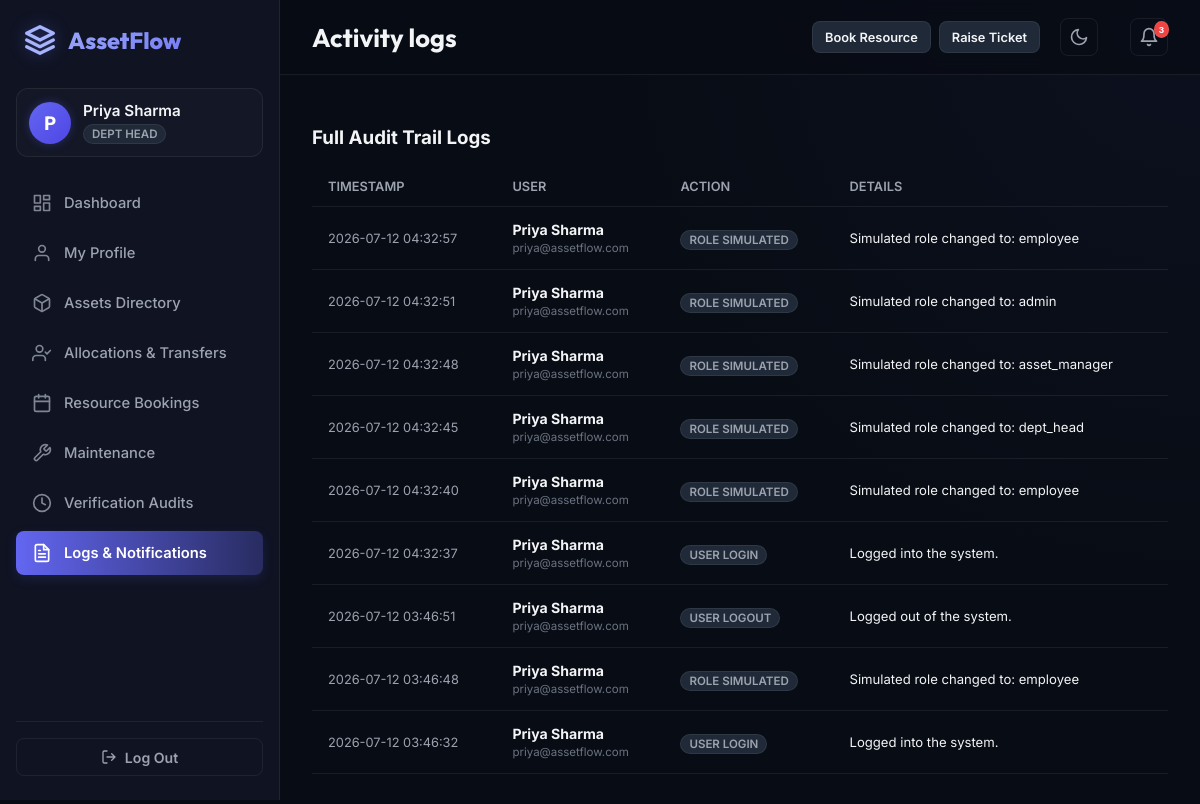
The page /activity_logs.php (signed in) on the database as committed earlier.
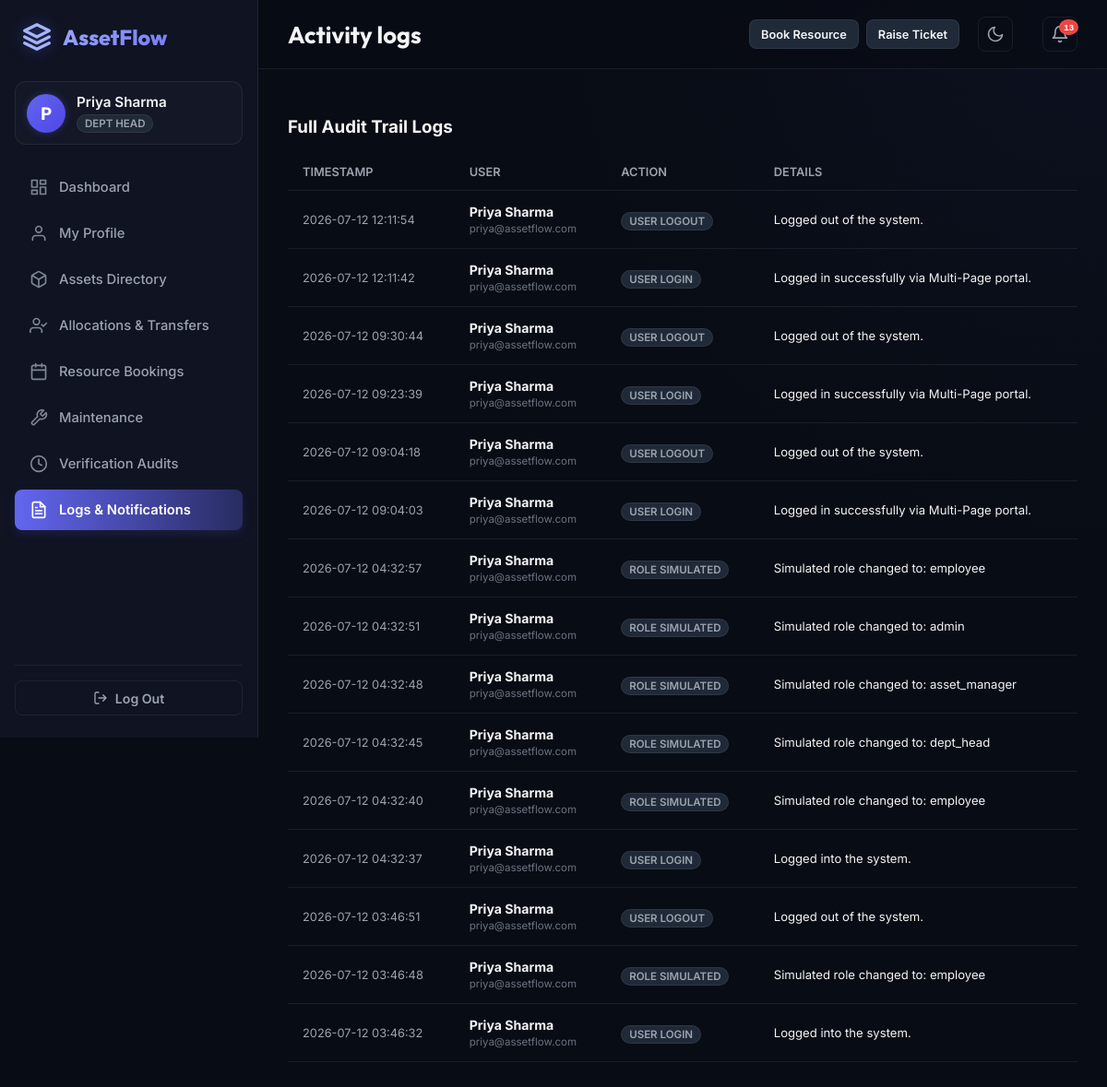
The same page on the database as committed later.
### tables this page shows
CREATE TABLE `activity_logs` (
  `id` int(11) NOT NULL,
  `employee_id` int(11) DEFAULT NULL,
  `action` varchar(255) NOT NULL,
  `details` text DEFAULT NULL,
  `created_at` timestamp NOT NULL DEFAULT current_timestamp()
);

CREATE TABLE `employees` (
  `id` int(11) NOT NULL,
  `name` varchar(100) NOT NULL,
  `email` varchar(100) NOT NULL,
  `password` varchar(255) NOT NULL,
  `department_id` int(11) DEFAULT NULL,
  `role` enum('admin','asset_manager','dept_head','employee') DEFAULT 'employee',
  `status` enum('Active','Inactive') DEFAULT 'Active'
);

### activity_logs.php (the view, shortened to what the changed rows need)
<?php
require_once 'header.php';
if ($user_role === 'admin' || $user_role === 'asset_manager') {
    $logs = $db->query("
        SELECT l.*, e.name as employee_name, e.email as employee_email
        FROM activity_logs l
        LEFT JOIN employees e ON l.employee_id = e.id
        ORDER BY l.created_at DESC
        LIMIT 50
    ")->fetchAll();
} else {
    $stmtLogs = $db->prepare("
        SELECT l.*, e.name as employee_name, e.email as employee_email
        FROM activity_logs l
        LEFT JOIN employees e ON l.employee_id = e.id
        WHERE l.employee_id = ?
        ORDER BY l.created_at DESC
        LIMIT 50
    ");
    $stmtLogs->execute([$user_id]);
    $logs = $stmtLogs->fetchAll();
}
?>
<section id="view-activity-logs" class="app-view">
    <div class="logs-layout">
        <div class="logs-card card-glow">
            <div class="table-responsive">
                <table class="data-table">
                    <thead>
                        <tr>
                            <th>Timestamp</th>
                            <th>User</th>
                            <th>Action</th>
                            <th>Details</th>
                        </tr>
                    </thead>
                    <tbody>
                        <?php if (empty($logs)): ?>
                            <tr><td colspan="4" class="empty-cell">No activity records logged yet.</td></tr>
                        <?php else: ?>
                            <?php foreach ($logs as $log): ?>
                                <tr>
                                    <td style="font-size:0.8rem; color:var(--text-secondary);"><?php echo htmlspecialchars($log['created_at']); ?></td>
                                    <td>
                                        <strong><?php echo htmlspecialchars($log['employee_name'] ?? 'System / Auto'); ?></strong><br>
                                        <span style="font-size:0.72rem; color:var(--text-muted);"><?php echo htmlspecialchars($log['employee_email'] ?? ''); ?></span>
                                    </td>
                                    <td><span class="badge"><?php echo htmlspecialchars($log['action']); ?></span></td>
                                    <td style="font-size:0.82rem;"><?php echo htmlspecialchars($log['details']); ?></td>
                                </tr>
                            <?php endforeach; ?>
                        <?php endif; ?>
                    </tbody>
                </table>
            </div>
        </div>
    </div>
</section>
<?php require_once 'footer.php'; ?>

### header.php (shortened to what the changed rows need)
<?php
$theme = $_COOKIE['theme'] ?? 'dark';
$current_page = basename($_SERVER['PHP_SELF']);
$db = getDBConnection();
$user_id = $_SESSION['user_id'] ?? null;
$unread_count = 0;
if ($user_id) {
    $stmtNotif = $db->prepare("SELECT COUNT(*) FROM notifications WHERE (employee_id = ? OR employee_id IS NULL) AND is_read = 0");
    $stmtNotif->execute([$user_id]);
    $unread_count = $stmtNotif->fetchColumn();
}
?>
<!DOCTYPE html>
<html lang="en">
<head>
    <link rel="stylesheet" href="css/style.css?v=2.2">
</head>
<body class="<?php echo $theme === 'light' ? 'light-theme' : 'dark-theme'; ?>">
    <div class="app-container">
        <div class="main-wrapper">
            <header class="header">
                <div class="header-left">
                    <h1 id="screen-title" class="screen-title"><?php echo htmlspecialchars(str_replace(['.php', '_'], ['', ' '], ucwords($current_page))); ?></h1>
                </div>
                <div class="header-right">
                    <div class="notification-center">
                        <button class="icon-btn" id="btn-notifications" aria-label="Notifications center">
                            <svg width="20" height="20" viewBox="0 0 24 24" fill="none" stroke="currentColor" stroke-width="2" stroke-linecap="round" stroke-linejoin="round"><path d="M18 8A6 6 0 0 0 6 8c0 7-3 9-3 9h18s-3-2-3-9M13.73 21a2 2 0 0 1-3.46 0"/></svg>
                            <span class="badge badge-pulse <?php echo $unread_count > 0 ? '' : 'hidden'; ?>" id="notif-badge-count"><?php echo $unread_count; ?></span>
                        </button>
                    </div>
                </div>
            </header>
            <main class="content-viewport" id="content-viewport">

Rows that differ between the two databases and show on the page:
added activity_logs: created_at "2026-07-12 12:11:54", employee.name "Priya Sharma", employee.email "priya@assetflow.com", action "USER LOGOUT", details "Logged out of the system."
added activity_logs: created_at "2026-07-12 12:11:42", employee.name "Priya Sharma", employee.email "priya@assetflow.com", action "USER LOGIN", details "Logged in successfully via Multi-Page portal."
added activity_logs: created_at "2026-07-12 09:30:44", employee.name "Priya Sharma", employee.email "priya@assetflow.com", action "USER LOGOUT", details "Logged out of the system."
added activity_logs: created_at "2026-07-12 09:23:39", employee.name "Priya Sharma", employee.email "priya@assetflow.com", action "USER LOGIN", details "Logged in successfully via Multi-Page portal."
added activity_logs: created_at "2026-07-12 09:04:18", employee.name "Priya Sharma", employee.email "priya@assetflow.com", action "USER LOGOUT", details "Logged out of the system."
added activity_logs: created_at "2026-07-12 09:04:03", employee.name "Priya Sharma", employee.email "priya@assetflow.com", action "USER LOGIN", details "Logged in successfully via Multi-Page portal."
Other text that changed with them:
$unread_count: "3" → "13"
